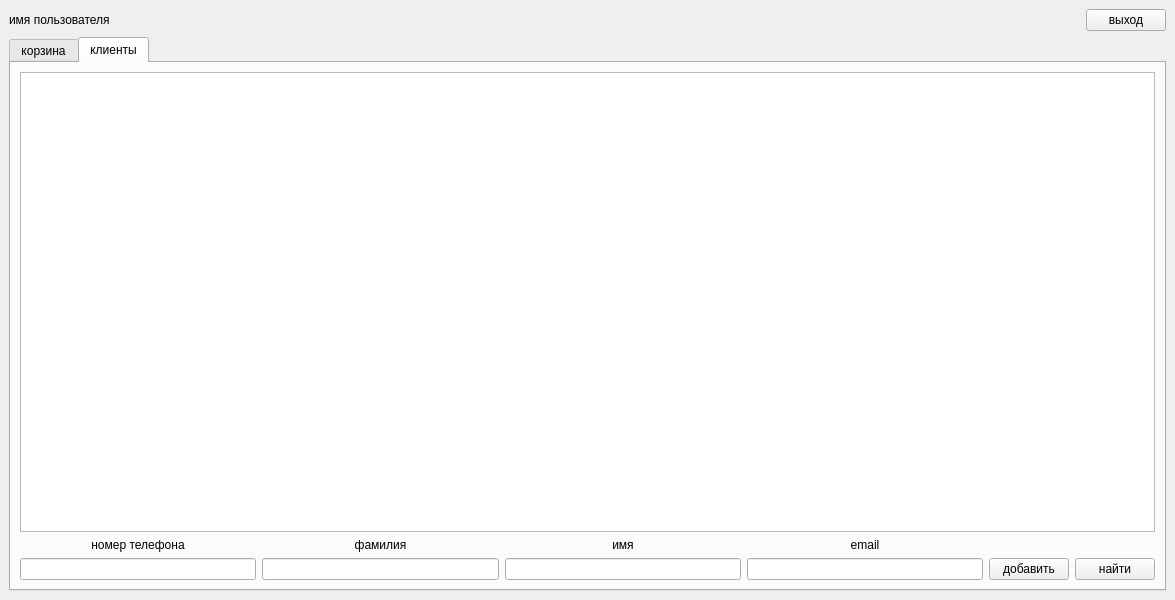
<?xml version="1.0" encoding="UTF-8"?>
<ui version="4.0">
 <class>MainWindow</class>
 <widget class="QMainWindow" name="MainWindow">
  <property name="geometry">
   <rect>
    <x>0</x>
    <y>0</y>
    <width>1175</width>
    <height>600</height>
   </rect>
  </property>
  <property name="windowTitle">
   <string>MainWindow</string>
  </property>
  <widget class="QWidget" name="centralwidget">
   <layout class="QGridLayout" name="gridLayout">
    <item row="0" column="0">
     <widget class="QLabel" name="label">
      <property name="text">
       <string>имя пользователя</string>
      </property>
     </widget>
    </item>
    <item row="0" column="1">
     <spacer name="horizontalSpacer">
      <property name="orientation">
       <enum>Qt::Horizontal</enum>
      </property>
      <property name="sizeHint" stdset="0">
       <size>
        <width>40</width>
        <height>20</height>
       </size>
      </property>
     </spacer>
    </item>
    <item row="0" column="2">
     <widget class="QPushButton" name="pushButton">
      <property name="text">
       <string>выход</string>
      </property>
     </widget>
    </item>
    <item row="1" column="0" colspan="3">
     <widget class="QTabWidget" name="tabWidget">
      <property name="currentIndex">
       <number>1</number>
      </property>
      <widget class="QWidget" name="tab">
       <attribute name="title">
        <string>корзина</string>
       </attribute>
       <layout class="QGridLayout" name="gridLayout_3">
        <item row="0" column="0" colspan="5">
         <widget class="QTableWidget" name="tableWidget"/>
        </item>
        <item row="2" column="1">
         <widget class="QLabel" name="label_10">
          <property name="text">
           <string>количество</string>
          </property>
          <property name="alignment">
           <set>Qt::AlignCenter</set>
          </property>
         </widget>
        </item>
        <item row="3" column="2">
         <widget class="QPushButton" name="pushButton_2">
          <property name="text">
           <string>добавить</string>
          </property>
         </widget>
        </item>
        <item row="3" column="3">
         <widget class="QPushButton" name="pushButton_4">
          <property name="text">
           <string>удалить</string>
          </property>
         </widget>
        </item>
        <item row="3" column="1">
         <widget class="QLineEdit" name="lineEdit_6">
          <property name="sizePolicy">
           <sizepolicy hsizetype="Minimum" vsizetype="Fixed">
            <horstretch>0</horstretch>
            <verstretch>0</verstretch>
           </sizepolicy>
          </property>
          <property name="layoutDirection">
           <enum>Qt::RightToLeft</enum>
          </property>
          <property name="maxLength">
           <number>32767</number>
          </property>
         </widget>
        </item>
        <item row="3" column="0">
         <widget class="QLineEdit" name="lineEdit_7"/>
        </item>
        <item row="2" column="0">
         <widget class="QLabel" name="label_11">
          <property name="text">
           <string>товар</string>
          </property>
          <property name="alignment">
           <set>Qt::AlignCenter</set>
          </property>
         </widget>
        </item>
        <item row="3" column="4">
         <widget class="QPushButton" name="pushButton_6">
          <property name="text">
           <string>пробить</string>
          </property>
         </widget>
        </item>
       </layout>
      </widget>
      <widget class="QWidget" name="tab_2">
       <attribute name="title">
        <string>клиенты</string>
       </attribute>
       <layout class="QGridLayout" name="gridLayout_6">
        <item row="0" column="0">
         <layout class="QGridLayout" name="gridLayout_2">
          <item row="1" column="2">
           <widget class="QLabel" name="label_4">
            <property name="text">
             <string>имя</string>
            </property>
            <property name="alignment">
             <set>Qt::AlignCenter</set>
            </property>
           </widget>
          </item>
          <item row="1" column="1">
           <widget class="QLabel" name="label_3">
            <property name="text">
             <string>фамилия</string>
            </property>
            <property name="alignment">
             <set>Qt::AlignCenter</set>
            </property>
           </widget>
          </item>
          <item row="2" column="4">
           <widget class="QPushButton" name="pushButton_3">
            <property name="text">
             <string>добавить</string>
            </property>
           </widget>
          </item>
          <item row="1" column="3">
           <widget class="QLabel" name="label_5">
            <property name="text">
             <string>email</string>
            </property>
            <property name="alignment">
             <set>Qt::AlignCenter</set>
            </property>
           </widget>
          </item>
          <item row="2" column="1">
           <widget class="QLineEdit" name="lineEdit_2"/>
          </item>
          <item row="1" column="0">
           <widget class="QLabel" name="label_2">
            <property name="text">
             <string>номер телефона</string>
            </property>
            <property name="alignment">
             <set>Qt::AlignCenter</set>
            </property>
           </widget>
          </item>
          <item row="2" column="2">
           <widget class="QLineEdit" name="lineEdit_3"/>
          </item>
          <item row="2" column="3">
           <widget class="QLineEdit" name="lineEdit_4"/>
          </item>
          <item row="2" column="0">
           <widget class="QLineEdit" name="lineEdit"/>
          </item>
          <item row="2" column="5">
           <widget class="QPushButton" name="pushButton_5">
            <property name="text">
             <string>найти</string>
            </property>
           </widget>
          </item>
          <item row="0" column="0" colspan="6">
           <widget class="QTableWidget" name="tableWidget_2"/>
          </item>
         </layout>
        </item>
       </layout>
      </widget>
     </widget>
    </item>
   </layout>
  </widget>
 </widget>
 <resources/>
 <connections/>
</ui>
